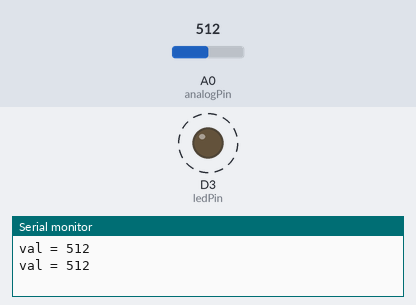
A sketch run on a simulated ESP8266 (NodeMCU). Parts: output pins drawn as LEDs (lit = HIGH), the last lines printed to the serial monitor. Dashed ring = blinking. The test bench sets the inputs (shaded band); at power-on: A0 (analogPin) = 512.

Above: at 1.9 s.
2.0 s: A0 (analogPin) set to 889
5.5 s: A0 (analogPin) set to 907
At 6.5 s:
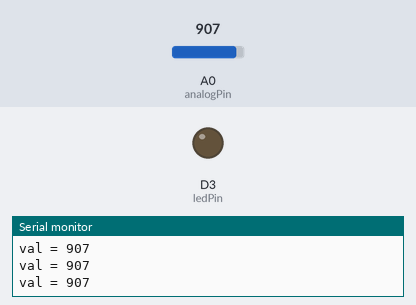
7.0 s: A0 (analogPin) set to 890
At 7.4 s:
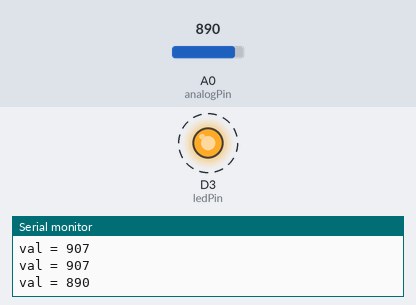
11.2 s: A0 (analogPin) set to 900
At 12.2 s:
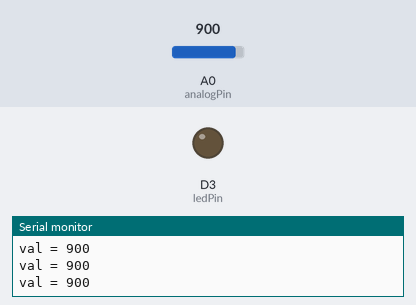
Timing chart, 0 to 13.7 s (numbered marks = the images above; inputs shaded):
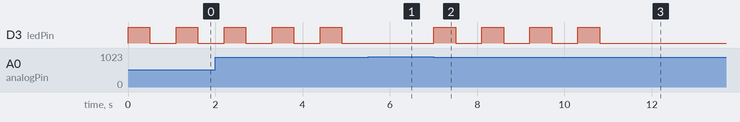

The sketch:

FLAME-SENSOR-OK-SPEAKEROUT.ino
```cpp
int ledPin = D3;
int analogPin = A0; //ประกาศตัวแปร ให้ analogPin แทนขา analog ขาที่5
int val = 0;
void setup() {
  pinMode(ledPin, OUTPUT);  // sets the pin as output
  Serial.begin(9600);
}

void loop() {
  val = analogRead(analogPin);  //อ่านค่าสัญญาณ analog ขา5
  Serial.print("val = "); // พิมพ์ข้อมความส่งเข้าคอมพิวเตอร์ "val = "
  Serial.println(val); // พิมพ์ค่าของตัวแปร val
  if (val < 900) { // ค่า 900 สามารถกำหนดปรับได้ตามค่าแสงในห้องต่าง
    digitalWrite(ledPin, HIGH); // สั่งให้ LED ติดสว่าง
    //tone(500);
    delay(500);
    digitalWrite(ledPin, LOW);
    delay(500);
  }
  else {
    digitalWrite(ledPin, LOW); // สั่งให้ LED ดับ
  }
  delay(100);
}
```

Measured:
- the behaviour switches between 899 and 900 on A0 (analogPin) (found by bisection; images 0 and 1)
- after the input at 5.5 s, D3 (ledPin): stays LOW (without the input it goes to HIGH after 0.00 s)
- after the input at 7.0 s, D3 (ledPin): alternates HIGH for 0.50 s and LOW for 0.60 s, starting at once
- after the input at 11.2 s, D3 (ledPin): stops changing and stays LOW
- by itself, D3 (ledPin): alternates HIGH for 0.50 s and LOW for 0.60 s
